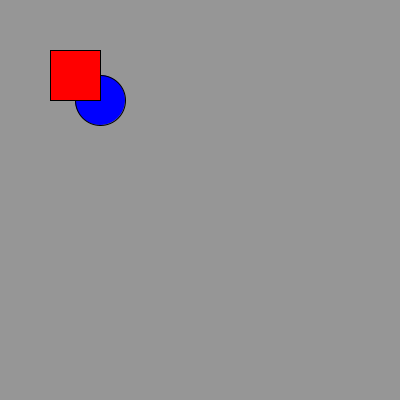
Frame 1 (no input)
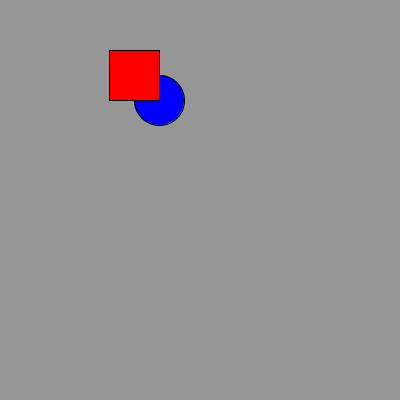
Frame 60 (the mouse pressed at the canvas centre just before this capture)
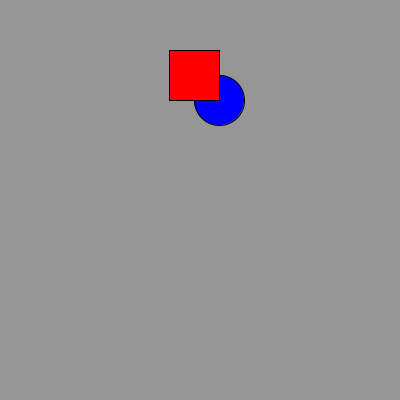
Frame 120 (the mouse held since frame 60 and released just before this capture)

The Processing sketch that drew these frames (run headless with seeded random() and noise(); from frame 60 on, the mouse is pressed at the canvas centre):

// Processing sketch: lesson7_moveBus
// ── lesson7_moveBus.pde
int x=50;
void setup(){
  size(400,400);
}

void draw(){
  background(150);
  fill(0, 0, 255);
  ellipse(x+50, 100, 50, 50);
  fill(255, 0, 0);
  rect(x, 50, 50, 50);
  x++;
}
